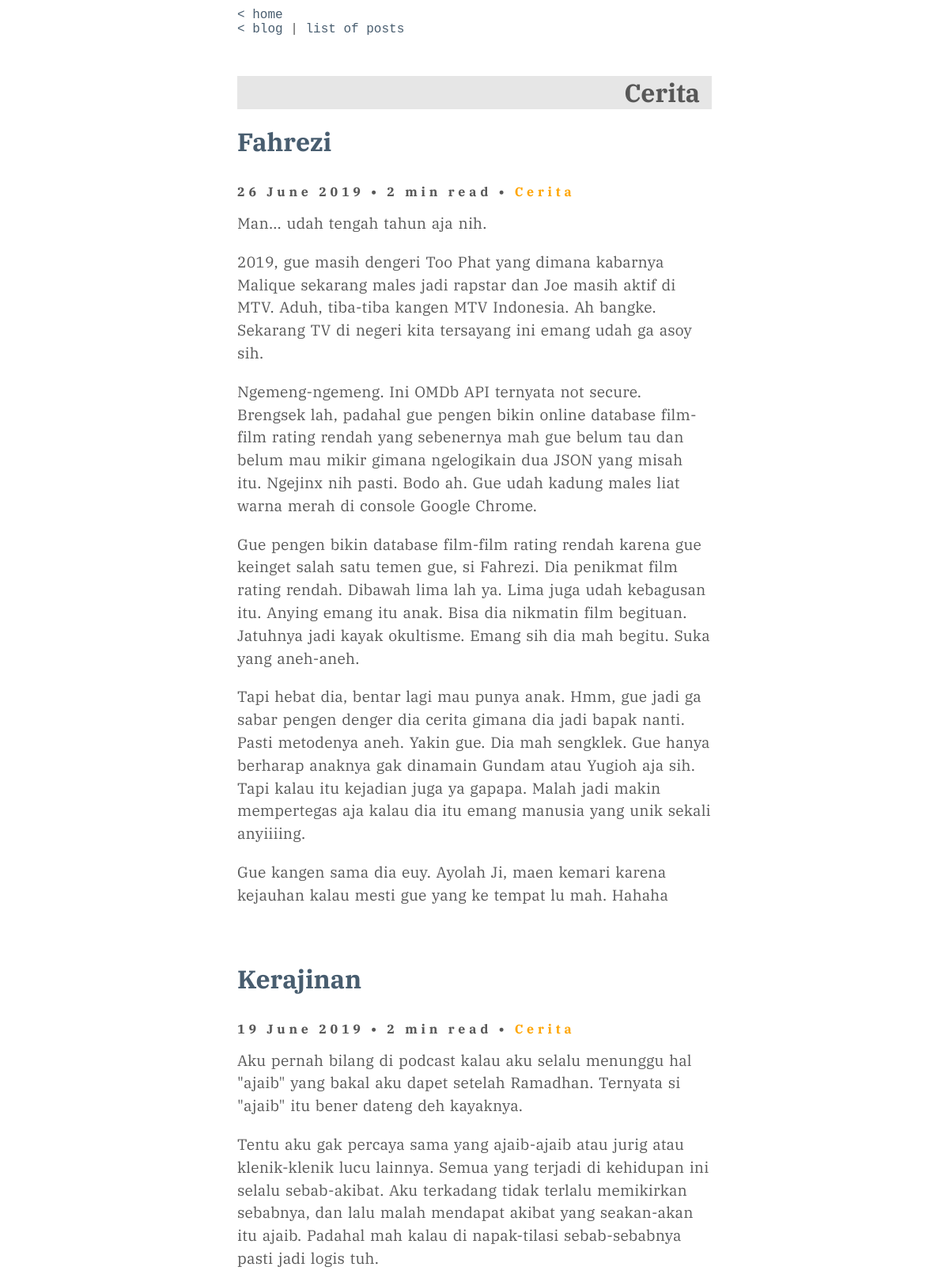
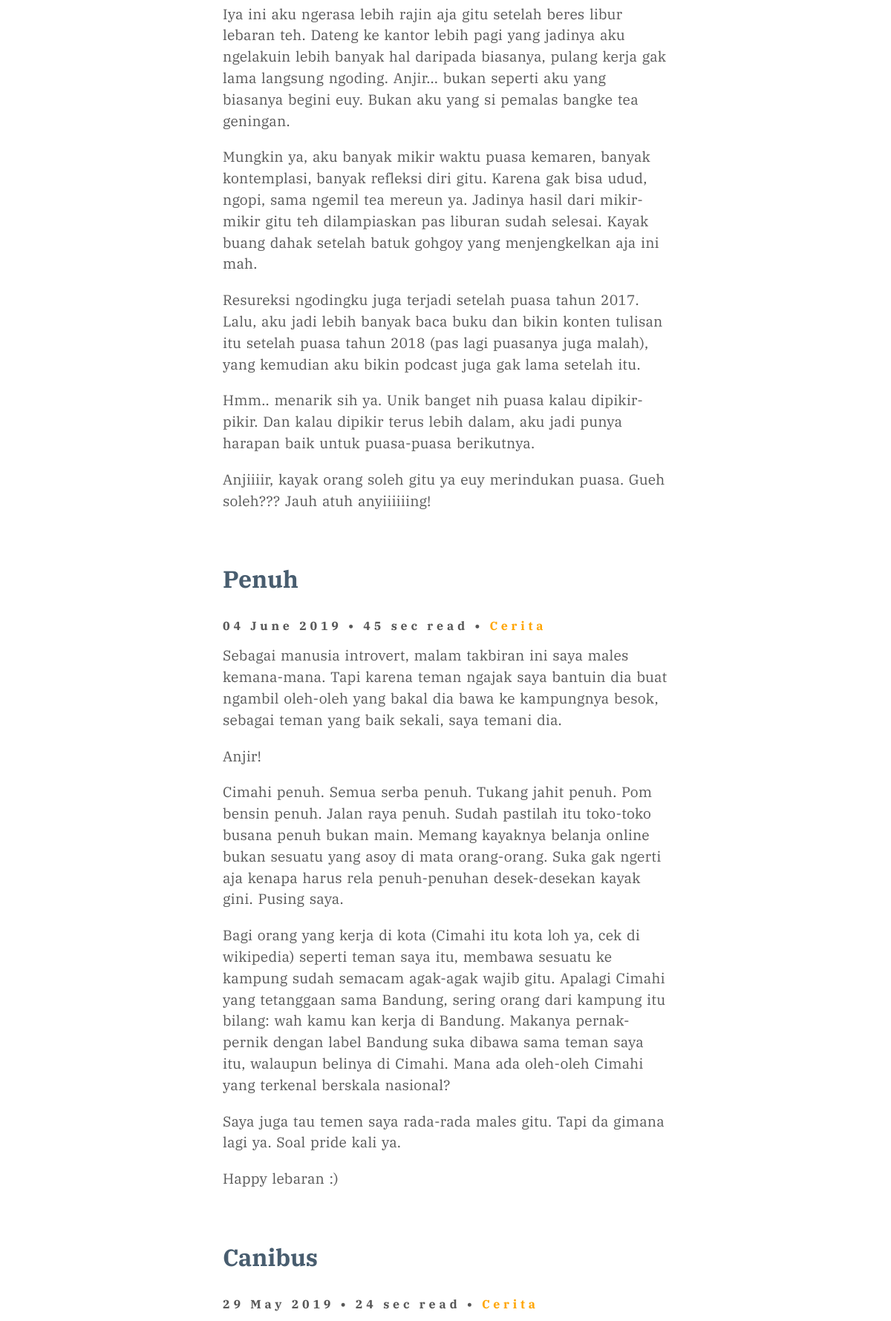
Page /post/tag/Cerita (upper part) on the committed database (2 pictures, top to bottom).
### tables this page shows
CREATE TABLE `blogpost` (
  `id` int(11) NOT NULL AUTO_INCREMENT,
  `judul` varchar(250) NOT NULL,
  `isi` text NOT NULL,
  `waktu` timestamp NOT NULL DEFAULT CURRENT_TIMESTAMP,
  `tag` varchar(20) NOT NULL,
  `slug` varchar(100) NOT NULL,
  PRIMARY KEY (`id`)
);

### app/functions/functions.php (called while the page is built, shortened)
<?php
function tulisanPerTag($tag){
	global $link;
	$query = "SELECT * FROM blogpost WHERE tag = '$tag' ORDER BY id DESC";
	$result = mysqli_query($link, $query) or die ('gagal nampilin data blog');;
	return $result;
}

### tag.php (the view, shortened to what this page needs)
<?php
require_once "app/templates/header.php";
$tag = $_GET['tag'];
if(isset($_GET['tag'])){
	$posts = tulisanPerTag($tag);
}
?>
<div class="homelink">
	<p><a href="<?=BASEURL;?>">&lt; home</a></p>
	<p><a href="../../blog">&lt; blog</a> | <a href="../../postlist">list of posts</a></p>
</div>
<div class="tagTitle">
	<h1><?=$tag;?>&nbsp;&nbsp;</h1>
</div>
<br>
<?php
while($row = mysqli_fetch_assoc($posts)):
$pecah = explode("\r\n\r\n", $row['isi']);
$text = "";
for($i=0; $i<=count($pecah)-1; $i++)
{
    $part = str_replace($pecah[$i], "<p class='content'>".$pecah[$i]."</p><br>", $pecah[$i]);
    $text .= $part;
}
$readtime = str_word_count($row['isi'])/225;
if ($readtime >= 1)
{
	$readtime = ceil($readtime) . ' min read';
} else {
	$readtime = ceil($readtime * 60) . ' sec read';
}
?>
<div class="artikel">
	<div class="title">
		<h1><a href="post.php?&slug=<?=$row['slug'];?>"><?= $row['judul']; ?></a></h1>
	</div>
	<div class="aftertitle"><?= date('d F Y', strtotime($row['waktu'])); ?> • <?=$readtime;?> • <a href="tag.php?&tag=<?=$row['tag'];?>"><?= $row['tag']; ?></a></div>
	<p class="content"><?=$text;?></p>
</div>
<?php endwhile; ?>
<?php require_once	"app/templates/footer.php";?>

### public/css/style.css (style rules this page uses)
* { margin: 0; padding: 0; }
a { color: #485d6f; }
a:link { text-decoration: none; }
.homelink { font-family: 'Courier', serif; margin-top: 10px; margin-bottom: 50px; }
.aftertitle { font-weight: bold; margin-top: 2rem; margin-bottom: 1rem; letter-spacing: 0.3rem; }
.aftertitle a { color: orange; }
.artikel { margin-bottom: 50px; }
.content { word-spacing: 2px; letter-spacing: .00836rem; font-size: 1.2rem; line-height: 1.8rem; }
.tagTitle { background-color: #E6E6E6; text-align: right; }

### rows in the picture
blogpost: judul "Fahrezi", waktu "26 June 2019", isi "2 min read", tag "Cerita", isi "Man... udah tengah tahun aja nih. 2019, gue masih dengeri Too Phat yang dimana kabarnya Malique sekarang males jadi rapstar dan Joe masih aktif di MTV. Aduh, tiba-tiba kangen MTV Indonesia. Ah bangke. Sekarang TV di negeri kita tersayang ini emang udah ga asoy sih. Ngemeng-ngemeng. Ini OMDb API ternyata not secure. Brengsek lah, padahal gue pengen bikin online database film-film rating rendah yang sebenernya mah gue belum tau dan belum mau mikir gimana ngelogikain dua JSON yang misah itu. Ngejinx nih pasti. Bodo ah. Gue udah kadung males liat warna merah di console Google Chrome. Gue pengen bikin database film-film rating rendah karena gue keinget salah satu temen gue, si Fahrezi. Dia…"
blogpost: judul "Kerajinan", waktu "19 June 2019", isi "2 min read", tag "Cerita", isi "Aku pernah bilang di podcast kalau aku selalu menunggu hal \"ajaib\" yang bakal aku dapet setelah Ramadhan. Ternyata si \"ajaib\" itu bener dateng deh kayaknya. Tentu aku gak percaya sama yang ajaib-ajaib atau jurig atau klenik-klenik lucu lainnya. Semua yang terjadi di kehidupan ini selalu sebab-akibat. Aku terkadang tidak terlalu memikirkan sebabnya, dan lalu malah mendapat akibat yang seakan-akan itu ajaib. Padahal mah kalau di napak-tilasi sebab-sebabnya pasti jadi logis tuh. Iya ini aku ngerasa lebih rajin aja gitu setelah beres libur lebaran teh. Dateng ke kantor lebih pagi yang jadinya aku ngelakuin lebih banyak hal daripada biasanya, pulang kerja gak lama langsung ngoding. Anjir...…"
blogpost: judul "Penuh", waktu "04 June 2019", isi "45 sec read", tag "Cerita", isi "Sebagai manusia introvert, malam takbiran ini saya males kemana-mana. Tapi karena teman ngajak saya bantuin dia buat ngambil oleh-oleh yang bakal dia bawa ke kampungnya besok, sebagai teman yang baik sekali, saya temani dia. Anjir! Cimahi penuh. Semua serba penuh. Tukang jahit penuh. Pom bensin penuh. Jalan raya penuh. Sudah pastilah itu toko-toko busana penuh bukan main. Memang kayaknya belanja online bukan sesuatu yang asoy di mata orang-orang. Suka gak ngerti aja kenapa harus rela penuh-penuhan desek-desekan kayak gini. Pusing saya. Bagi orang yang kerja di kota (Cimahi itu kota loh ya, cek di wikipedia) seperti teman saya itu, membawa sesuatu ke kampung sudah semacam agak-agak wajib…"
blogpost: judul "Canibus", waktu "29 May 2019", isi "24 sec read", tag "Cerita"

### other values in the picture
$tag "Cerita"
